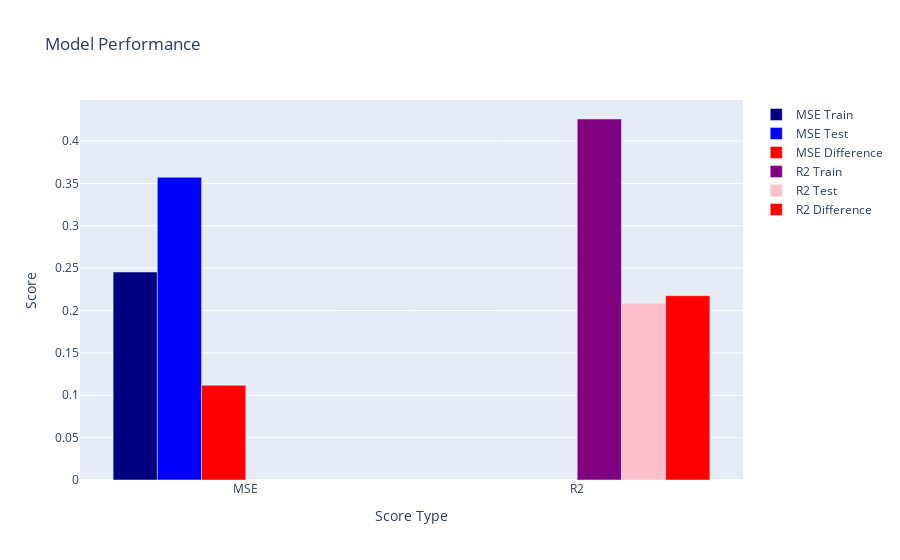

Write notebook code for a chart like this one.
### Markdown cell above
### Random Forest Regression

### Code cell
# Create a Random Forest Regressor model

from sklearn.ensemble import RandomForestRegressor

model = RandomForestRegressor(max_depth=5, 
                              n_estimators=500, 
                              n_jobs=-1)

# Train the model
model.fit(df_x_select, df_y)

# Get the training MSE, R2 score, Testing MSE, and R2 score
mse_train = mean_squared_error(df_y, model.predict(df_x_select))
r2_train = r2_score(df_y, model.predict(df_x_select))
mse_test = mean_squared_error(df_test_y, model.predict(df_test_x_select))
r2_test = r2_score(df_test_y, model.predict(df_test_x_select))

# Print the training MSE and R2 score
print('Training MSE: ', mse_train)
print('Training R2: ', r2_train)

# Print the testing MSE and R2 score
print('Testing MSE: ', mse_test)
print('Testing R2: ', r2_test)

# Display the scores
plot_scores(mse_train, r2_train, mse_test, r2_test)
# Save the model
pickle.dump(model, open('models/RandomForest_model.pkl', 'wb'))

### Figure 1 — Plotly figure (JSON) as saved in the notebook; plotly's stock layout.template omitted (floating-point values rounded to 4 significant figures)
{"data": [{"marker": {"color": "navy"}, "name": "MSE Train", "type": "bar", "x": ["MSE"], "y": [0.2455]}, {"marker": {"color": "blue"}, "name": "MSE Test", "type": "bar", "x": ["MSE"], "y": [0.3573]}, {"marker": {"color": "red"}, "name": "MSE Difference", "type": "bar", "x": ["MSE"], "y": [0.1118]}, {"marker": {"color": "purple"}, "name": "R2 Train", "type": "bar", "x": ["R2"], "y": [0.426]}, {"marker": {"color": "pink"}, "name": "R2 Test", "type": "bar", "x": ["R2"], "y": [0.2085]}, {"marker": {"color": "red"}, "name": "R2 Difference", "type": "bar", "x": ["R2"], "y": [0.2175]}], "layout": {"title": {"text": "Model Performance"}, "xaxis": {"title": {"text": "Score Type"}}, "yaxis": {"title": {"text": "Score"}}}}
